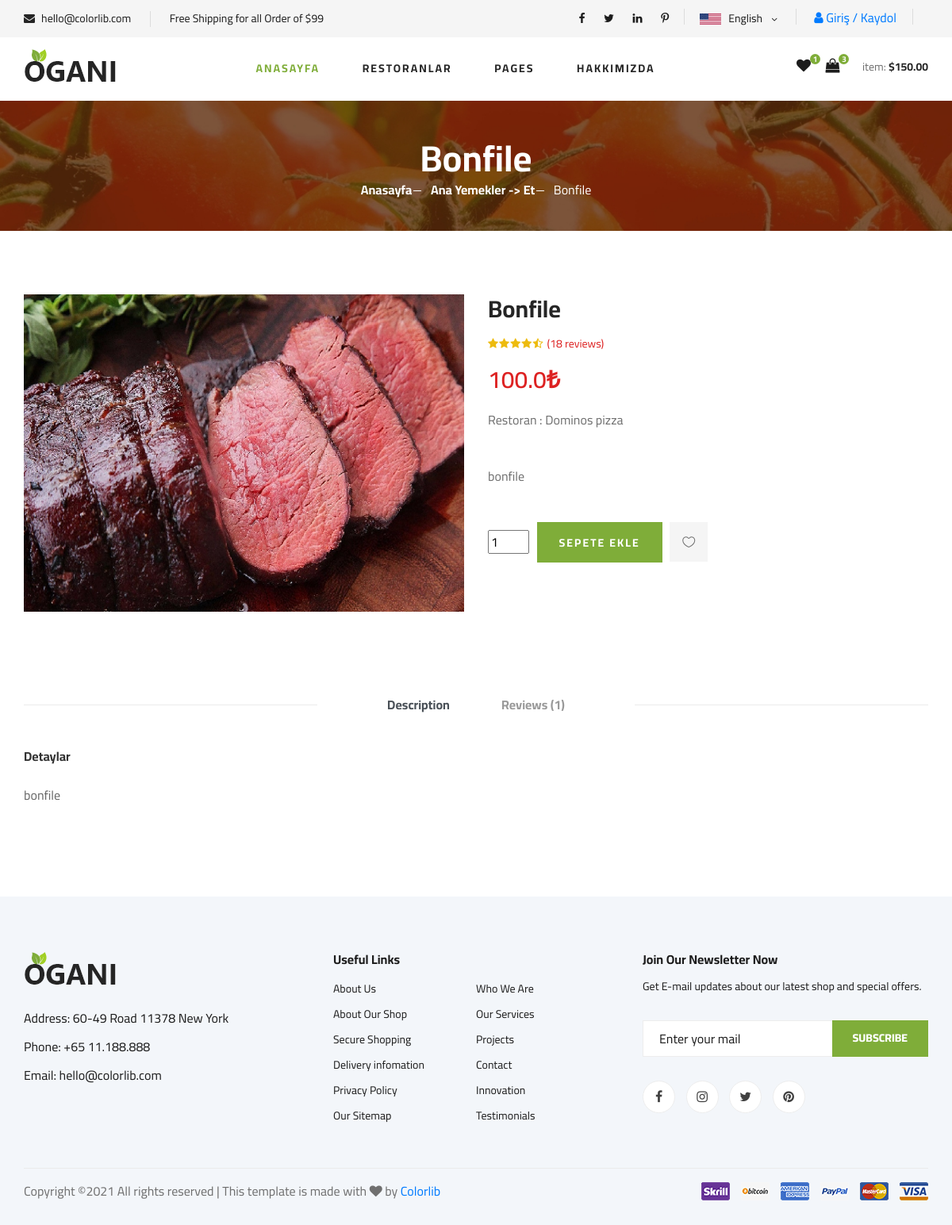
/product/2/bonfile, run on an earlier commit of the app's database.
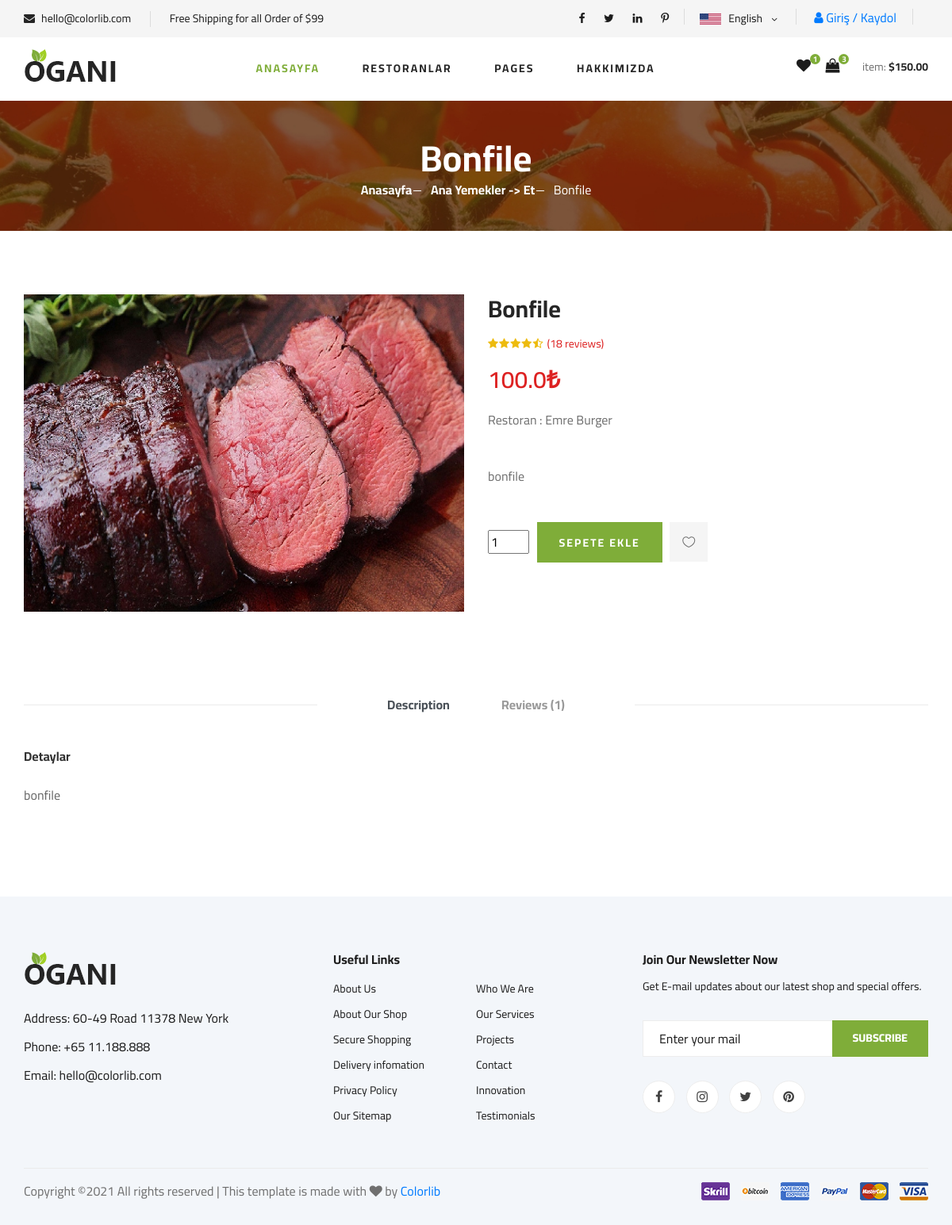
And on a later commit of the database.
### product/models.py (models this page shows, shortened)
class Product(models.Model):
    STATUS = (
        ('True', 'Evet'),
        ('False', 'Hayır'),
    )
    restaurant = models.ForeignKey(Restaurant, on_delete=models.CASCADE)  # relation with Restaurant table
    category = models.ForeignKey(Category, on_delete=models.CASCADE) #relation with Category table
    title = models.CharField(max_length=30)
    keywords = models.CharField(max_length=255)
    description = models.CharField(max_length=255)
    image = models.ImageField(blank=True, upload_to='images/')
    price = models.FloatField()
    amount = models.IntegerField()
    detail = RichTextUploadingField()
    status = models.CharField(max_length=10, choices=STATUS)
    slug = models.SlugField(null=False,unique=True)
    created_at = models.DateTimeField(auto_now_add=True)
    update_at = models.DateTimeField(auto_now=True)
    def image_tag(self):
        return mark_safe('<img src="{}" height="50"/>'.format(self.image.url))
    image_tag.short_description = 'Image'

class Restaurant(models.Model):
    STATUS = (
        ('True', 'Evet'),
        ('False', 'Hayır'),
    )
    title = models.CharField(max_length=30)
    keywords = models.CharField(blank=True, max_length=255)
    description = models.CharField(blank=True, max_length=255)
    image = models.ImageField(blank=True, upload_to='images/')
    type = models.CharField(blank=True, max_length=20)
    detail = RichTextUploadingField()
    status = models.CharField(max_length=10, choices=STATUS)
    city = models.CharField(blank=True, max_length=15)
    town = models.CharField(blank=True, max_length=15)
    district = models.CharField(blank=True, max_length=15)
    location = models.CharField(blank=True, max_length=15)
    def image_tag(self):
        return mark_safe('<img src="{}" height="50"/>'.format(self.image.url))
    image_tag.short_description = 'Image'

class Category(MPTTModel):
    STATUS=(
        ('True', 'Evet'),
        ('False', 'Hayır'),
    )
    title = models.CharField(max_length=30)
    keywords = models.CharField(max_length=255)
    description = models.CharField(max_length=255)
    image = models.ImageField(blank=True,upload_to='images/')
    status = models.CharField(max_length=10, choices=STATUS)
    slug = models.SlugField(null=False,unique=True)
    parent = TreeForeignKey('self', blank=True, null=True, related_name='children', on_delete=models.CASCADE)
    created_at = models.DateTimeField(auto_now_add=True)
    update_at = models.DateTimeField(auto_now=True)
    class MPTTMeta:
        order_insertion_by = ['title']
    def __str__(self):
        full_path = [self.title]
        k = self.parent
        while k is not None:
            full_path.append(k.title)
            k = k.parent
        return ' ->  '.join(full_path[::-1])

### home/views.py (the view)
# urls.py: path('product/<int:id>/<slug:slug>', views.product_detail ,name='product_detail'),
def product_detail(request,id,slug):
    category = Category.objects.all()
    product = Product.objects.get(pk=id)
    restaurant = Product.objects.get(pk=id)
    comments = Comment.objects.filter(product_id=id,status='True')
    context = {'category': category,
               'product': product,
               'restaurant':restaurant,
               'comments':comments
               }
    return render(request, 'product_detail.html',context)

### home/templates/product_detail.html (shortened to what this page needs)
{% extends "homebase.html" %}
{% block content %}
    {% load static %}
    <section class="breadcrumb-section set-bg" data-setbg="{% static 'img/breadcrumb.jpg'%}">
        <div class="container">
            <div class="row">
                <div class="col-lg-12 text-center">
                    <div class="breadcrumb__text">
                        <h2>{{ product.title }}</h2>
                        <div class="breadcrumb__option">
                            <a href="/">Anasayfa </a>
                            <a href="/category/{{ product.category_id }}/{{ product.category.slug }}"> {{ product.category }}</a>
                            <span>{{ product.title }}</span>
                        </div>
                    </div>
                </div>
            </div>
        </div>
    </section>
    <section class="product-details spad">
        <div class="container">
            <div class="row">
                <div class="col-lg-6 col-md-6">
                    <div class="product__details__pic">
                        <div class="product__details__pic__item">
                            <img class="product__details__pic__item--large"
                                 src="{{ product.image.url }}" height="400" alt="">
                        </div>
                    </div>
                </div>
                <div class="col-lg-6 col-md-6">
                    <div class="product__details__text">
                        <h3>{{ product.title }}</h3>
                        <div class="product__details__rating">
                            <i class="fa fa-star"></i>
                            <i class="fa fa-star"></i>
                            <i class="fa fa-star"></i>
                            <i class="fa fa-star"></i>
                            <i class="fa fa-star-half-o"></i>
                            <span>(18 reviews)</span>
                        </div>
                        <div class="product__details__price">{{ product.price }}₺</div>
                        <p>Restoran : {{ product.restaurant.title }}</p>
                        <p>{{ product.description }}</p>
                        <div class="product__details__quantity">
                            <div class="quantity">
                                <input class="input" type="number" value="1" min="1" max="{{ product.amount }}">
                            </div>
                        </div>
                        <a href="/addtocart/{{ product.id }}" class="primary-btn">SEPETE EKLE</a>
                        <a href="#" class="heart-icon"><span class="icon_heart_alt"></span></a>
                    </div>
                </div>
                <div class="col-lg-12">
                    <div class="product__details__tab">
                        <ul class="nav nav-tabs" role="tablist">
                            <li class="nav-item">
                                <a class="nav-link active" data-toggle="tab" href="#tabs-1" role="tab"
                                   aria-selected="true">Description</a>
                            </li>
                            <li class="nav-item">
                                <a class="nav-link" data-toggle="tab" href="#tabs-2" role="tab"
                                   aria-selected="false">Reviews <span>(1)</span></a>
                            </li>
                        </ul>
                        <div class="tab-content">
                            <div class="tab-pane active" id="tabs-1" role="tabpanel">
                                <div class="product__details__tab__desc">
                                    <h6>Detaylar</h6>
                                    <p>{{product.detail|safe}}</p>
                                </div>
                            </div>
                        </div>
                    </div>
                </div>
            </div>
        </div>
    </section>
{% endblock %}

What changed in the data, as far as the page shows it:
changed Product "Bonfile": restaurant "Dominos pizza" → "Emre Burger"
